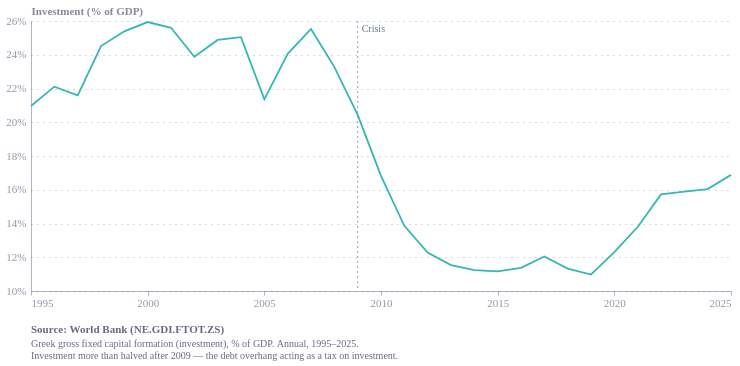

Notebook code for this chart:
### Code cell
import pandas as pd
import altair as alt
from ecostyles import EcoStyles

styles = EcoStyles(); styles.register_and_enable_theme()

# World Bank NE.GDI.FTOT.ZS — Greece gross fixed capital formation, % of GDP, 1960–2025
vals = [23.607073965236,23.3175152995366,25.5420600602326,22.2636222958609,24.2895975739071,
25.2321188352563,26.2761333501366,25.1384618441379,28.6347167588621,30.0377219286972,
29.0172299175777,30.3142831193755,34.8593217030721,35.1978598623406,27.022978907553,
26.9074115841207,27.5132275132275,31.2910955174184,34.84004196387,37.2040572538979,
32.2086506960762,29.3813022292793,26.5953792620779,28.4995756574332,23.0503846696489,
24.7603967764711,25.7438752071109,24.3511104389388,24.2671136606532,25.4089069966259,
26.0396039118894,25.4252437850636,24.0030936575419,22.8334881362765,21.0129577300315,
20.9666910176002,22.1084202126939,21.5899391374926,24.5135902861657,25.3860319397874,
25.9373547837658,25.5981996968449,23.875854552048,24.8780068243839,25.0449225325719,
21.3568870584015,24.0565849914051,25.5308773380251,23.2806962442851,20.438446980754,
16.8200572069043,13.8655955400985,12.2795312839599,11.5362301011246,11.233781428641,
11.1610941969144,11.3684708155605,12.0492834143889,11.3310526081969,10.97046317576,
12.2998658740322,13.7915466530779,15.7213358540523,15.8842464967092,16.0395231559948,
16.881202808615]
years = list(range(1960, 1960 + len(vals)))
df = pd.DataFrame({"year": years, "gfcf": vals})
df = df[df["year"] >= 1995].copy()
df["date"] = pd.to_datetime(df["year"], format="%Y")
df["series"] = "gfcf"

line = alt.Chart(df).mark_line(strokeWidth=1.8).encode(
    x=alt.X("date:T", axis=alt.Axis(format="%Y", tickCount=7), title=None),
    y=alt.Y("gfcf:Q", scale=alt.Scale(domain=[10, 26]),
            title="Investment (% of GDP)",
            axis=alt.Axis(labelExpr="datum.label + '%'")),
    color=alt.Color("series:N", legend=None))

# mark crisis onset
crisis = alt.Chart(pd.DataFrame({"date":pd.to_datetime(["2009-01-01"])})).mark_rule(
    color="#94a3b8", strokeDash=[2,3]).encode(x="date:T")
crisis_txt = alt.Chart(pd.DataFrame({"date":pd.to_datetime(["2009-01-01"]),
    "t":["Crisis"]})).mark_text(align="left", dx=4, dy=-4, fontSize=10,
    color="#64748b").encode(x="date:T", y=alt.value(12), text="t:N")

caption = alt.Title(
    text="Source: World Bank (NE.GDI.FTOT.ZS)",
    subtitle=[
        "Greek gross fixed capital formation (investment), % of GDP. Annual, 1995–2025.",
        "Investment more than halved after 2009 — the debt overhang acting as a tax on investment.",
    ],
    orient="bottom", anchor="start", fontSize=11, subtitleFontSize=10,
    color="#676A86", subtitleColor="#676A86", dy=12)

chart = (
    (crisis + crisis_txt + line)
    .properties(width=700, height=270, title=caption)
    .configure(background="white", font="Circular Std")
    .configure_view(fill="transparent", stroke="transparent"))

styles.save(chart, name="greece_investment", svg=True)
chart

### Figure 1 — Vega-Lite specification as saved in the notebook (floating-point values rounded to 4 significant figures)
{"config": {"font": "Circular Std", "text": {"color": "#676A86", "align": "left", "baseline": "middle", "dx": 7, "dy": 0, "fontSize": 11}, "view": {"stroke": "transparent", "continuousWidth": 400, "continuousHeight": 300, "discreteWidth": 400, "discreteHeight": 300, "fill": "transparent"}, "range": {"category": ["#36B7B4", "#E6224B", "#F4C245", "#0063AF", "#00A767", "#179FDB", "#EB5C2E", "#5C267B", "#122B39"], "diverging": ["#E6224B", "#E54753", "#C9C9C9", "#179FDB", "#122B39"], "heatmap": ["#C9C9C9", "#179FDB", "#0063AF", "#122B39"], "ordinal": ["#00A767", "#36B7B4", "#179FDB", "#0063AF", "#243B5A"]}, "bar": {"color": "#179fdb"}, "line": {"color": "#e6224b"}, "rule": {"color": "#676A86"}, "area": {"opacity": 0.8}, "point": {"filled": true, "size": 80, "color": "#e6224b", "opacity": 0.95}, "geoshape": {"stroke": "white", "strokeWidth": 0.3}, "rect": {"fill": "#d6d4d4", "opacity": 0.3}, "axis": {"labelColor": "#676A86", "labelFontSize": 11, "labelFont": "Circular Std", "labelOpacity": 0.7, "tickColor": "#676A86", "tickOpacity": 0.5, "domainColor": "#676A86", "domainOpacity": 0.5, "gridColor": "#676A86", "gridDash": [2, 2], "gridOpacity": 0.5, "title": null, "titleColor": "#676A86", "titleOpacity": 0.8, "tickSize": 4}, "axisXDiscrete": {"grid": false, "labelAngle": 0, "tickCount": 10, "tickOpacity": 0.5, "title": null}, "axisYDiscrete": {"ticks": false, "labelPadding": 5}, "axisXTemporal": {"grid": false, "ticks": true}, "axisXQuantitative": {"grid": true}, "axisYQuantitative": {"gridColor": "#676A86", "gridDash": [1, 5], "gridOpacity": 0.5, "ticks": false, "labelPadding": 5, "tickCount": 8, "titleAngle": 0, "titleAlign": "left", "titleBaseline": "bottom", "titleX": 0, "titleY": -5}, "title": {"color": "#676A86E6", "subtitleColor": "#676A86", "font": "Circular Std", "subtitleFont": "Circular Std", "anchor": "start", "fontSize": 14, "subtitleFontSize": 12, "subtitlePadding": 4, "offset": 0, "frame": "group"}, "legend": {"titleColor": "#122b39", "title": null, "labelColor": "#122b39", "labelFontSize": 11}, "background": "white"}, "layer": [{"data": {"name": "data-1f73462ec1e60cd65517e528affd1124"}, "mark": {"type": "rule", "color": "#94a3b8", "strokeDash": [2, 3]}, "encoding": {"x": {"field": "date", "type": "temporal"}}}, {"data": {"name": "data-84f4b20225a6870593221eaa0a57d67a"}, "mark": {"type": "text", "align": "left", "color": "#64748b", "dx": 4, "dy": -4, "fontSize": 10}, "encoding": {"text": {"field": "t", "type": "nominal"}, "x": {"field": "date", "type": "temporal"}, "y": {"value": 12}}}, {"data": {"name": "data-6afc8782e73b729f7dc16faa16234977"}, "mark": {"type": "line", "strokeWidth": 1.8}, "encoding": {"color": {"field": "series", "legend": null, "type": "nominal"}, "x": {"axis": {"format": "%Y", "tickCount": 7}, "field": "date", "title": null, "type": "temporal"}, "y": {"axis": {"labelExpr": "datum.label + '%'"}, "field": "gfcf", "scale": {"domain": [10, 26]}, "title": "Investment (% of GDP)", "type": "quantitative"}}}], "height": 270, "title": {"text": "Source: World Bank (NE.GDI.FTOT.ZS)", "anchor": "start", "color": "#676A86", "dy": 12, "fontSize": 11, "orient": "bottom", "subtitle": ["Greek gross fixed capital formation (investment), % of GDP. Annual, 1995–2025.", "Investment more than halved after 2009 — the debt overhang acting as a tax on investment."], "subtitleColor": "#676A86", "subtitleFontSize": 10}, "width": 700, "$schema": "https://vega.github.io/schema/vega-lite/v6.4.1.json", "datasets": {"data-1f73462ec1e60cd65517e528affd1124": [{"date": "2009-01-01T00:00:00"}], "data-84f4b20225a6870593221eaa0a57d67a": [{"date": "2009-01-01T00:00:00", "t": "Crisis"}], "data-6afc8782e73b729f7dc16faa16234977": [{"year": 1995, "gfcf": 20.97, "date": "1995-01-01T00:00:00", "series": "gfcf"}, {"year": 1996, "gfcf": 22.11, "date": "1996-01-01T00:00:00", "series": "gfcf"}, {"year": 1997, "gfcf": 21.59, "date": "1997-01-01T00:00:00", "series": "gfcf"}, {"year": 1998, "gfcf": 24.51, "date": "1998-01-01T00:00:00", "series": "gfcf"}, {"year": 1999, "gfcf": 25.39, "date": "1999-01-01T00:00:00", "series": "gfcf"}, {"year": 2000, "gfcf": 25.94, "date": "2000-01-01T00:00:00", "series": "gfcf"}, {"year": 2001, "gfcf": 25.6, "date": "2001-01-01T00:00:00", "series": "gfcf"}, {"year": 2002, "gfcf": 23.88, "date": "2002-01-01T00:00:00", "series": "gfcf"}, {"year": 2003, "gfcf": 24.88, "date": "2003-01-01T00:00:00", "series": "gfcf"}, {"year": 2004, "gfcf": 25.04, "date": "2004-01-01T00:00:00", "series": "gfcf"}, {"year": 2005, "gfcf": 21.36, "date": "2005-01-01T00:00:00", "series": "gfcf"}, {"year": 2006, "gfcf": 24.06, "date": "2006-01-01T00:00:00", "series": "gfcf"}, {"year": 2007, "gfcf": 25.53, "date": "2007-01-01T00:00:00", "series": "gfcf"}, {"year": 2008, "gfcf": 23.28, "date": "2008-01-01T00:00:00", "series": "gfcf"}, {"year": 2009, "gfcf": 20.44, "date": "2009-01-01T00:00:00", "series": "gfcf"}, {"year": 2010, "gfcf": 16.82, "date": "2010-01-01T00:00:00", "series": "gfcf"}, {"year": 2011, "gfcf": 13.87, "date": "2011-01-01T00:00:00", "series": "gfcf"}, {"year": 2012, "gfcf": 12.28, "date": "2012-01-01T00:00:00", "series": "gfcf"}, {"year": 2013, "gfcf": 11.54, "date": "2013-01-01T00:00:00", "series": "gfcf"}, {"year": 2014, "gfcf": 11.23, "date": "2014-01-01T00:00:00", "series": "gfcf"}, {"year": 2015, "gfcf": 11.16, "date": "2015-01-01T00:00:00", "series": "gfcf"}, {"year": 2016, "gfcf": 11.37, "date": "2016-01-01T00:00:00", "series": "gfcf"}, {"year": 2017, "gfcf": 12.05, "date": "2017-01-01T00:00:00", "series": "gfcf"}, {"year": 2018, "gfcf": 11.33, "date": "2018-01-01T00:00:00", "series": "gfcf"}, {"year": 2019, "gfcf": 10.97, "date": "2019-01-01T00:00:00", "series": "gfcf"}, {"year": 2020, "gfcf": 12.3, "date": "2020-01-01T00:00:00", "series": "gfcf"}, {"year": 2021, "gfcf": 13.79, "date": "2021-01-01T00:00:00", "series": "gfcf"}, {"year": 2022, "gfcf": 15.72, "date": "2022-01-01T00:00:00", "series": "gfcf"}, {"year": 2023, "gfcf": 15.88, "date": "2023-01-01T00:00:00", "series": "gfcf"}, {"year": 2024, "gfcf": 16.04, "date": "2024-01-01T00:00:00", "series": "gfcf"}, {"year": 2025, "gfcf": 16.88, "date": "2025-01-01T00:00:00", "series": "gfcf"}]}}
